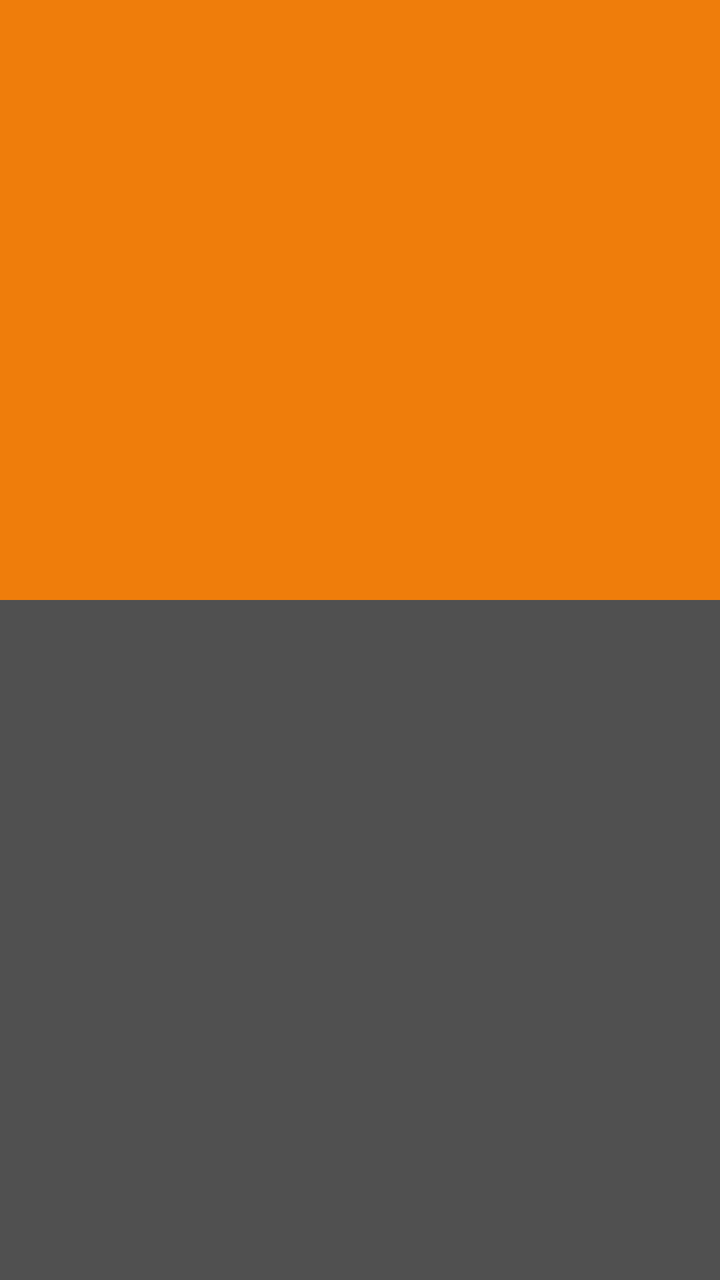
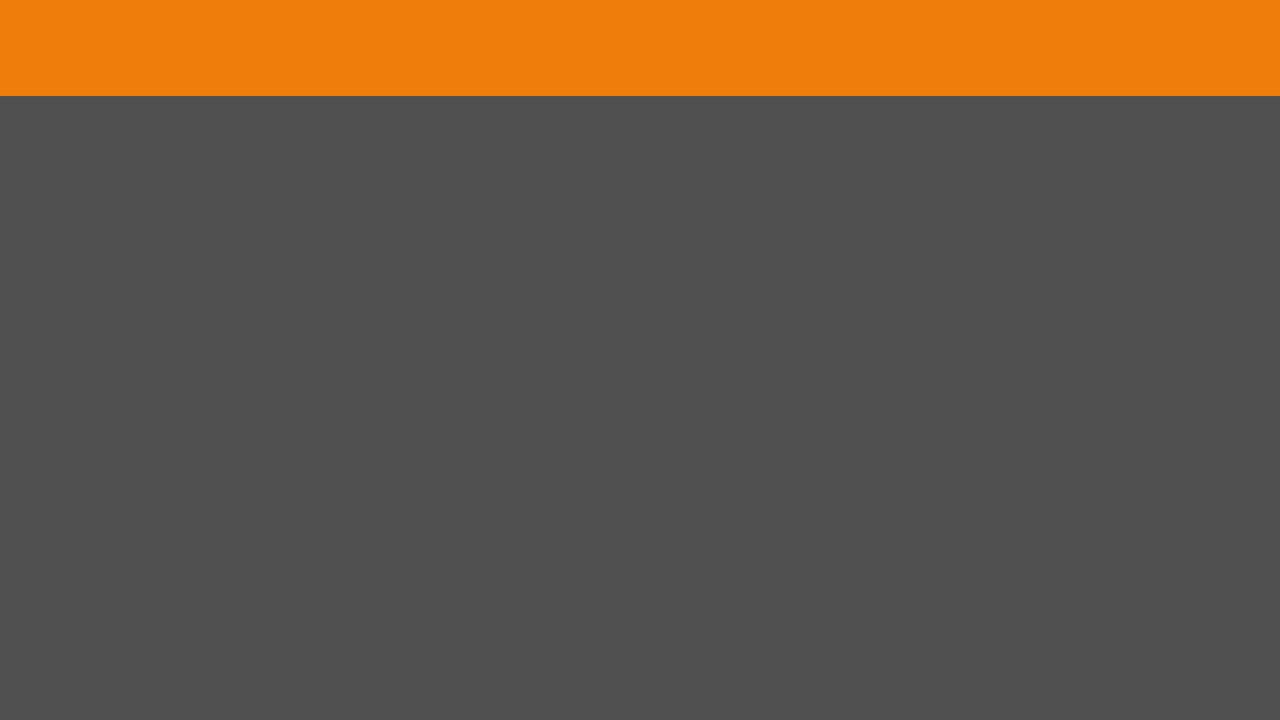

Compare how this app lays out the same screen by default and in its alternative resource folder. The renders come first, then the two layout files and the values they reference.
<!-- AndroidManifest.xml: activity theme AppTheme -->
<!-- res/layout/activity_lecturer_detail.xml -->
<?xml version="1.0" encoding="utf-8"?>
<android.support.design.widget.CoordinatorLayout
    xmlns:android="http://schemas.android.com/apk/res/android"
    xmlns:app="http://schemas.android.com/apk/res-auto"
    xmlns:tools="http://schemas.android.com/tools"
    android:layout_width="match_parent"
    android:layout_height="match_parent"
    android:fitsSystemWindows="true"
    tools:context="de.fhws.campusapp.LecturerDetailActivity">

    <android.support.design.widget.AppBarLayout
        android:id="@+id/lecturer_detail_appbar"
        android:layout_height="300dp"
        android:layout_width="match_parent"
        android:theme="@style/AppTheme.AppBarOverlay">

        <android.support.design.widget.CollapsingToolbarLayout
            android:id="@+id/lecturer_detail_collapsing_toolbar"
            android:layout_height="match_parent"
            android:layout_width="match_parent"
            app:layout_scrollFlags="scroll|exitUntilCollapsed"
            app:contentScrim="?attr/colorPrimary">

            <ImageView
                android:transitionName="pic"
                android:layout_width="match_parent"
                android:layout_height="match_parent"
                android:id="@+id/ivLecturerPicture"
                android:src="@mipmap/ic_launcher"
                android:scaleType="centerCrop"
                app:layout_collapseMode="parallax"
                android:contentDescription="@string/lecturer_picture" />

            <android.support.v7.widget.Toolbar
                android:id="@+id/toolbar"
                android:layout_width="match_parent"
                android:layout_height="?attr/actionBarSize"
                android:background="#00000000"
                app:popupTheme="@style/AppTheme.PopupOverlay"
                app:layout_collapseMode="pin" />

        </android.support.design.widget.CollapsingToolbarLayout>
    </android.support.design.widget.AppBarLayout>

    <LinearLayout
        xmlns:android="http://schemas.android.com/apk/res/android"
        xmlns:tools="http://schemas.android.com/tools"
        xmlns:app="http://schemas.android.com/apk/res-auto"
        android:orientation="vertical"
        android:layout_width="match_parent"
        android:layout_height="match_parent"
        app:layout_behavior="@string/appbar_scrolling_view_behavior"
        tools:showIn="@layout/activity_main"
        tools:context=".MainActivity">

        <android.support.v7.widget.RecyclerView
            android:id="@+id/rvLecturerDetails"
            android:scrollbars="none"
            android:layout_width="match_parent"
            android:layout_height="match_parent"
            app:layout_behavior="@string/appbar_scrolling_view_behavior" />

    </LinearLayout>
</android.support.design.widget.CoordinatorLayout>
<!-- resources referenced by this layout -->
<resources>
  <string name="lecturer_picture">lecturer_picture</string>
  <style name="AppTheme.AppBarOverlay" parent="ThemeOverlay.AppCompat.Dark.ActionBar" />
  <style name="AppTheme.PopupOverlay" parent="ThemeOverlay.AppCompat.Light" />
  <!-- from res/values-v21/ -->
  <style name="AppTheme" parent="Theme.AppCompat.Light.NoActionBar">
          
          <item name="colorPrimary">@color/colorPrimary</item>
          <item name="colorPrimaryDark">@color/colorPrimaryDark</item>
          <item name="colorAccent">@color/colorAccent</item>
          <item name="android:windowBackground">@color/backgroundColor</item>
          <item name="android:windowContentTransitions">true</item>
      </style>
  <color name="colorPrimary">#ef7d0b</color>
  <color name="colorPrimaryDark">#ffc56c0b</color>
  <color name="colorAccent">#fff</color>
  <color name="backgroundColor">#505050</color>
</resources>
<!-- res/layout-land/activity_lecturer_detail.xml (the repository's variant of the layout above) -->
<!-- drawn on the phone turned sideways -->
<?xml version="1.0" encoding="utf-8"?>
<LinearLayout
    xmlns:android="http://schemas.android.com/apk/res/android"
    xmlns:app="http://schemas.android.com/apk/res-auto"
    xmlns:tools="http://schemas.android.com/tools"
    android:layout_width="match_parent"
    android:layout_height="match_parent"
    android:fitsSystemWindows="true"
    tools:context="de.fhws.campusapp.LecturerDetailActivity"
    android:orientation="vertical">

    <include layout="@layout/toolbar"/>

    <LinearLayout
        android:orientation="horizontal"
        android:layout_width="match_parent"
        android:layout_height="match_parent">

        <ImageView
            android:transitionName="pic"
            android:layout_width="match_parent"
            android:layout_height="match_parent"
            android:id="@+id/ivLecturerPicture"
            android:src="@mipmap/ic_launcher"
            android:scaleType="centerCrop"
            app:layout_collapseMode="parallax"
            android:contentDescription="@string/lecturer_picture"
            android:layout_weight="3" />

        <android.support.v7.widget.RecyclerView
            android:id="@+id/rvLecturerDetails"
            android:scrollbars="none"
            android:layout_width="match_parent"
            android:layout_height="match_parent"
            app:layout_behavior="@string/appbar_scrolling_view_behavior"
            android:layout_weight="2" />
    </LinearLayout>
</LinearLayout>
<!-- res/layout/toolbar.xml (included above) -->
<?xml version="1.0" encoding="utf-8"?>
<android.support.design.widget.AppBarLayout
    android:layout_width="match_parent"
    android:layout_height="wrap_content"
    xmlns:app="http://schemas.android.com/apk/res-auto"
    xmlns:tools="http://schemas.android.com/tools"
    android:theme="@style/AppTheme.AppBarOverlay"
    xmlns:android="http://schemas.android.com/apk/res/android">

<android.support.v7.widget.Toolbar
    tools:ignore="Overdraw"
    android:id="@+id/toolbar"
    android:layout_width="match_parent"
    android:layout_height="?attr/actionBarSize"
    android:background="?attr/colorPrimary"
    app:theme="@style/ToolbarTheme"
    app:popupTheme="@style/ThemeOverlay.AppCompat.Light"/>

</android.support.design.widget.AppBarLayout>
<!-- resources referenced by the variant -->
<!-- as the phone turned sideways resolves them -->
<resources>
  <string name="lecturer_picture">lecturer_picture</string>
  <style name="AppTheme.AppBarOverlay" parent="ThemeOverlay.AppCompat.Dark.ActionBar" />
  <style name="ToolbarTheme" parent="ThemeOverlay.AppCompat.Dark.ActionBar">
          <item name="android:textColorPrimary">@color/colorAccent</item>
  
      </style>
  <!-- from res/values-v21/ -->
  <style name="AppTheme" parent="Theme.AppCompat.Light.NoActionBar">
          
          <item name="colorPrimary">@color/colorPrimary</item>
          <item name="colorPrimaryDark">@color/colorPrimaryDark</item>
          <item name="colorAccent">@color/colorAccent</item>
          <item name="android:windowBackground">@color/backgroundColor</item>
          <item name="android:windowContentTransitions">true</item>
      </style>
  <color name="colorAccent">#fff</color>
  <color name="colorPrimary">#ef7d0b</color>
  <color name="colorPrimaryDark">#ffc56c0b</color>
  <color name="backgroundColor">#505050</color>
</resources>
